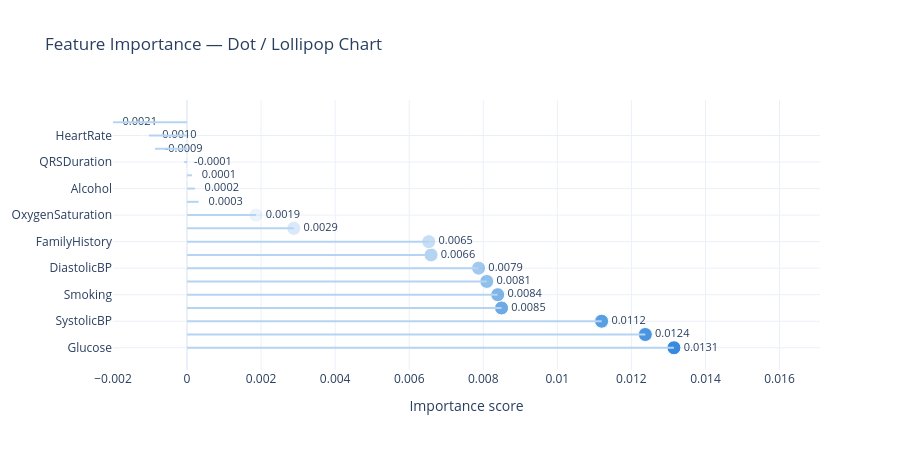

Notebook code for this chart:
### Code cell
fig3 = go.Figure()

# stems (lines from 0 to dot)
for i, (feat, val) in enumerate(zip(features, importance)):
    fig3.add_shape(
        type='line',
        x0=0, x1=val,
        y0=feat, y1=feat,
        line=dict(color='#b5d4f4', width=2),
    )

# dots
fig3.add_trace(go.Scatter(
    x=importance,
    y=features,
    mode='markers+text',
    marker=dict(size=14, color=colors, line=dict(width=1, color='white')),
    text=[f"{v:.4f}" for v in importance],
    textposition='middle right',
    textfont=dict(size=11),
))

fig3.update_layout(
    title="Feature Importance — Dot / Lollipop Chart",
    xaxis_title="Importance score",
    xaxis=dict(range=[-0.002, max(importance) * 1.3]),
    yaxis=dict(categoryorder='array', categoryarray=features),
    template='plotly_white',
    height=450,
    showlegend=False,
)

fig3.write_image("perm_for_features/dot_plot.png", width=1500, height=450, scale=2)
fig3.show()

### Figure 1 — Plotly figure (JSON) as saved in the notebook; plotly's stock layout.template omitted (floating-point values rounded to 4 significant figures)
{"data": [{"marker": {"color": ["rgba(55, 138, 221, 1.0)", "rgba(55, 138, 221, 0.91)", "rgba(55, 138, 221, 0.82)", "rgba(55, 138, 221, 0.73)", "rgba(55, 138, 221, 0.64)", "rgba(55, 138, 221, 0.55)", "rgba(55, 138, 221, 0.46)", "rgba(55, 138, 221, 0.37)", "rgba(55, 138, 221, 0.28)", "rgba(55, 138, 221, 0.19)", "rgba(55, 138, 221, 0.1)", "rgba(55, 138, 221, 0.01)", "rgba(55, 138, 221, 0)", "rgba(55, 138, 221, 0)", "rgba(55, 138, 221, 0)", "rgba(55, 138, 221, 0)", "rgba(55, 138, 221, 0)", "rgba(55, 138, 221, 0)"], "line": {"color": "white", "width": 1}, "size": 14}, "mode": "markers+text", "text": ["0.0131", "0.0124", "0.0112", "0.0085", "0.0084", "0.0081", "0.0079", "0.0066", "0.0065", "0.0029", "0.0019", "0.0003", "0.0002", "0.0001", "-0.0001", "-0.0009", "-0.0010", "-0.0021"], "textfont": {"size": 11}, "textposition": "middle right", "type": "scatter", "x": [0.01315, 0.01238, 0.0112, 0.008494, 0.008391, 0.008094, 0.007874, 0.00659, 0.006527, 0.002882, 0.001863, 0.0003143, 0.000211, 0.0001347, -7.632e-05, -0.0008664, -0.001028, -0.002101], "y": ["Glucose", "Age", "SystolicBP", "Cholesterol", "Smoking", "PPGAmplitude", "DiastolicBP", "HRV", "FamilyHistory", "BMI", "OxygenSaturation", "PulseTransitTime", "Alcohol", "Gender", "QRSDuration", "QTInterval", "HeartRate", "RRInterval"]}], "layout": {"height": 450, "shapes": [{"line": {"color": "#b5d4f4", "width": 2}, "type": "line", "x0": 0, "x1": 0.01315, "y0": "Glucose", "y1": "Glucose"}, {"line": {"color": "#b5d4f4", "width": 2}, "type": "line", "x0": 0, "x1": 0.01238, "y0": "Age", "y1": "Age"}, {"line": {"color": "#b5d4f4", "width": 2}, "type": "line", "x0": 0, "x1": 0.0112, "y0": "SystolicBP", "y1": "SystolicBP"}, {"line": {"color": "#b5d4f4", "width": 2}, "type": "line", "x0": 0, "x1": 0.008494, "y0": "Cholesterol", "y1": "Cholesterol"}, {"line": {"color": "#b5d4f4", "width": 2}, "type": "line", "x0": 0, "x1": 0.008391, "y0": "Smoking", "y1": "Smoking"}, {"line": {"color": "#b5d4f4", "width": 2}, "type": "line", "x0": 0, "x1": 0.008094, "y0": "PPGAmplitude", "y1": "PPGAmplitude"}, {"line": {"color": "#b5d4f4", "width": 2}, "type": "line", "x0": 0, "x1": 0.007874, "y0": "DiastolicBP", "y1": "DiastolicBP"}, {"line": {"color": "#b5d4f4", "width": 2}, "type": "line", "x0": 0, "x1": 0.00659, "y0": "HRV", "y1": "HRV"}, {"line": {"color": "#b5d4f4", "width": 2}, "type": "line", "x0": 0, "x1": 0.006527, "y0": "FamilyHistory", "y1": "FamilyHistory"}, {"line": {"color": "#b5d4f4", "width": 2}, "type": "line", "x0": 0, "x1": 0.002882, "y0": "BMI", "y1": "BMI"}, {"line": {"color": "#b5d4f4", "width": 2}, "type": "line", "x0": 0, "x1": 0.001863, "y0": "OxygenSaturation", "y1": "OxygenSaturation"}, {"line": {"color": "#b5d4f4", "width": 2}, "type": "line", "x0": 0, "x1": 0.0003143, "y0": "PulseTransitTime", "y1": "PulseTransitTime"}, {"line": {"color": "#b5d4f4", "width": 2}, "type": "line", "x0": 0, "x1": 0.000211, "y0": "Alcohol", "y1": "Alcohol"}, {"line": {"color": "#b5d4f4", "width": 2}, "type": "line", "x0": 0, "x1": 0.0001347, "y0": "Gender", "y1": "Gender"}, {"line": {"color": "#b5d4f4", "width": 2}, "type": "line", "x0": 0, "x1": -7.632e-05, "y0": "QRSDuration", "y1": "QRSDuration"}, {"line": {"color": "#b5d4f4", "width": 2}, "type": "line", "x0": 0, "x1": -0.0008664, "y0": "QTInterval", "y1": "QTInterval"}, {"line": {"color": "#b5d4f4", "width": 2}, "type": "line", "x0": 0, "x1": -0.001028, "y0": "HeartRate", "y1": "HeartRate"}, {"line": {"color": "#b5d4f4", "width": 2}, "type": "line", "x0": 0, "x1": -0.002101, "y0": "RRInterval", "y1": "RRInterval"}], "showlegend": false, "title": {"text": "Feature Importance — Dot / Lollipop Chart"}, "xaxis": {"range": [-0.002, 0.01709], "title": {"text": "Importance score"}}, "yaxis": {"categoryarray": ["Glucose", "Age", "SystolicBP", "Cholesterol", "Smoking", "PPGAmplitude", "DiastolicBP", "HRV", "FamilyHistory", "BMI", "OxygenSaturation", "PulseTransitTime", "Alcohol", "Gender", "QRSDuration", "QTInterval", "HeartRate", "RRInterval"], "categoryorder": "array"}}}
